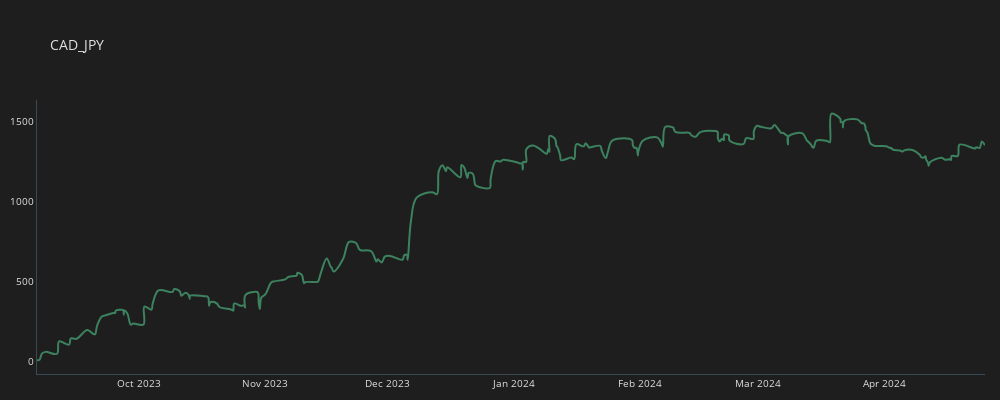

The cell this chart's notebook holds for it:
### Code cell
plot_line(trades_cad_jpy, "CAD_JPY")

### Figure 1 — Plotly figure (JSON) as saved in the notebook; plotly's stock layout.template omitted (floating-point values rounded to 4 significant figures; data arrays with more than 128 entries replaced by an {"elided": "..."} marker saying what was removed)
{"data": [{"line": {"color": "#3d825f", "shape": "spline", "width": 2}, "mode": "lines", "name": "CAD_JPY", "type": "scatter", "x": {"elided": "267 str values"}, "y": {"elided": "267 float values"}}], "layout": {"font": {"color": "#e1e1e1", "size": 10}, "height": 400, "margin": {"b": 10, "l": 15, "r": 15}, "paper_bgcolor": "#1e1e1e", "plot_bgcolor": "#1e1e1e", "title": {"text": "CAD_JPY"}, "width": 1000, "xaxis": {"linecolor": "#3a4a54", "linewidth": 1, "showgrid": false, "zeroline": false}, "yaxis": {"linecolor": "#3a4a54", "linewidth": 1, "showgrid": false, "zeroline": false}}}
